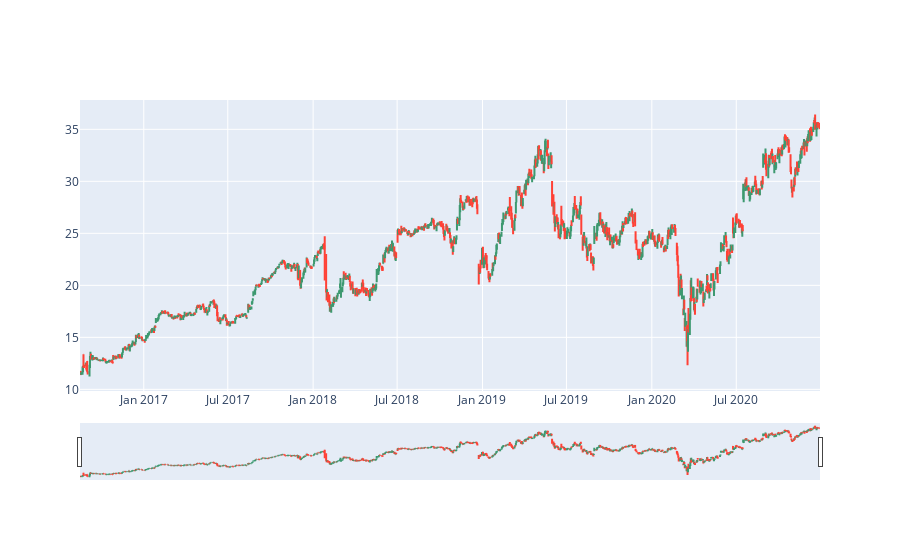

Source (notebook cell):
### Markdown cell above
## MACD Graph

### Code cell
import plotly.graph_objects as go
#DE_Data=DE_Data.reset_index()


fig = go.Figure(data=go.Ohlc(x=DE_Data['Date'],
        open=DE_Data['Open'],
        high=DE_Data['High'],
        low=DE_Data['Low'],
        close=DE_Data['Close']))
fig.show()

### Figure 1 — Plotly figure (JSON) as saved in the notebook; plotly's stock layout.template omitted (floating-point values rounded to 4 significant figures; data arrays with more than 128 entries replaced by an {"elided": "..."} marker saying what was removed)
{"data": [{"close": {"elided": "1099 float values"}, "high": {"elided": "1099 float values"}, "low": {"elided": "1099 float values"}, "open": {"elided": "1099 float values"}, "type": "ohlc", "x": {"elided": "1099 str values"}}], "layout": {"autosize": true, "dragmode": "zoom", "xaxis": {"autorange": true, "range": ["2016-08-16 12:00", "2020-12-28 12:00"], "rangeslider": {"autorange": true, "range": ["2016-08-16 12:00", "2020-12-28 12:00"], "yaxis": {"_template": null, "rangemode": "match"}}, "type": "date"}, "yaxis": {"autorange": true, "range": [9.842, 37.82]}}}
